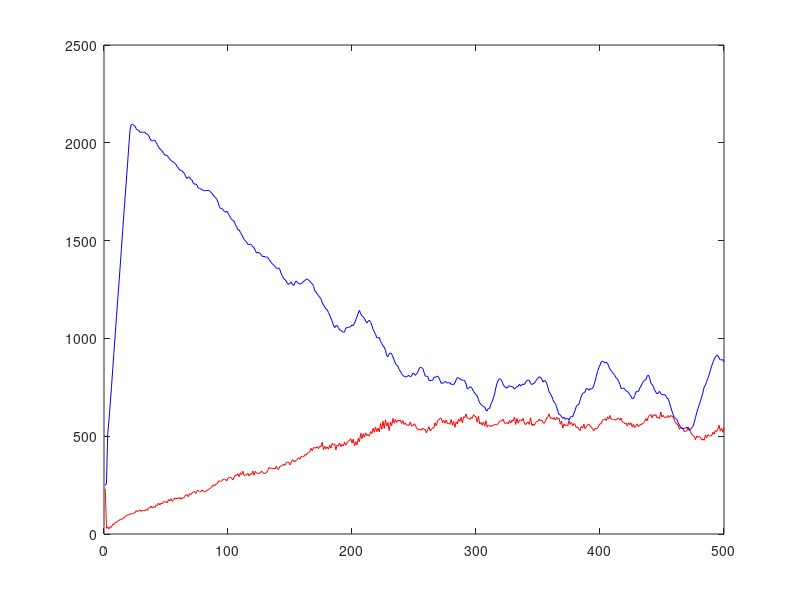

This chart was generated by the following MATLAB code:
pred=[
232,29,36,26,38,34,50,49,58,58,66,69,74,73,80,81,89,93,97,97,104,101,104,107,108,120,114,120,123,115,122,118,120,126,121,134,134,143,133,140,135,148,146,158,148,157,155,166,164,164,160,176,169,180,167,173,184,180,184,179,187,178,185,184,190,199,201,191,206,202,209,215,217,207,221,222,216,216,225,219,215,217,223,227,231,236,241,251,245,255,255,267,272,269,271,280,280,279,272,285,287,291,284,277,291,302,300,308,293,313,304,321,299,302,301,310,297,308,305,322,300,320,312,309,311,313,322,314,309,311,312,324,340,336,336,333,337,333,346,331,333,346,348,351,357,351,366,367,367,353,366,380,374,369,376,382,390,383,397,394,395,406,404,412,416,422,438,426,442,440,440,446,437,449,447,469,431,448,436,445,434,454,439,463,456,461,430,456,450,465,447,458,450,470,454,466,474,478,487,465,485,451,472,455,489,471,515,487,513,495,517,503,508,500,524,513,540,520,547,523,541,522,565,536,577,540,584,553,570,529,573,554,591,566,586,570,582,578,583,565,580,560,568,556,558,555,573,552,552,564,558,543,533,533,537,530,541,534,535,517,533,549,526,535,543,541,569,553,579,583,592,591,570,581,566,582,563,566,561,586,556,576,546,574,562,587,576,597,568,600,595,613,593,591,586,596,591,610,602,600,571,601,563,570,556,573,552,579,547,556,555,549,554,556,561,557,560,565,577,579,579,587,566,566,570,563,580,567,583,577,598,560,591,566,583,584,578,591,567,559,567,573,560,594,555,563,554,570,575,577,588,578,583,570,566,578,593,600,614,591,594,587,595,583,597,587,591,561,578,541,563,554,558,553,579,560,570,552,565,559,542,547,536,529,550,541,562,538,549,559,561,551,549,536,528,540,537,542,554,563,564,583,586,587,580,599,588,606,588,586,585,583,584,590,593,582,593,573,572,564,567,552,569,559,567,547,561,544,555,563,549,555,562,562,567,575,590,579,599,607,611,594,610,603,611,594,596,590,623,598,607,595,598,596,606,596,606,602,599,580,568,562,557,535,545,541,538,523,526,526,548,537,522,511,503,500,482,501,494,498,494,481,485,479,506,492,508,502,502,501,520,510,529,524,535,556,527,541,520,545,];
prey=[
248,260,511,582,663,748,839,928,1018,1105,1192,1277,1365,1456,1546,1635,1722,1805,1891,1984,2065,2094,2094,2089,2085,2072,2065,2064,2054,2054,2054,2054,2054,2046,2044,2037,2022,2012,2009,2013,2013,2002,1991,1978,1969,1965,1957,1947,1938,1936,1936,1925,1918,1909,1905,1902,1896,1889,1878,1870,1862,1858,1856,1849,1842,1825,1817,1826,1823,1813,1809,1794,1788,1790,1783,1770,1767,1765,1761,1757,1754,1756,1756,1757,1755,1748,1742,1732,1726,1719,1711,1696,1674,1664,1664,1659,1649,1645,1650,1642,1629,1617,1608,1603,1599,1581,1569,1555,1555,1542,1530,1518,1505,1500,1492,1481,1480,1481,1479,1469,1463,1451,1436,1440,1437,1435,1424,1418,1420,1416,1416,1415,1403,1396,1387,1379,1374,1367,1359,1358,1360,1349,1329,1318,1305,1300,1293,1280,1276,1282,1288,1275,1271,1285,1294,1286,1280,1278,1280,1284,1293,1295,1303,1303,1297,1293,1284,1279,1266,1243,1237,1225,1220,1209,1203,1182,1171,1161,1150,1147,1132,1119,1103,1088,1069,1055,1064,1066,1055,1043,1042,1035,1032,1032,1053,1055,1056,1058,1061,1069,1065,1078,1095,1109,1129,1143,1126,1115,1111,1101,1089,1079,1087,1093,1082,1067,1046,1034,1021,1003,1003,1004,985,974,962,955,939,911,907,921,926,920,905,890,873,862,859,841,832,820,811,806,805,802,809,810,804,807,822,820,811,818,826,843,853,850,847,829,808,806,807,787,782,787,786,800,802,803,808,799,785,770,770,774,779,777,771,774,773,765,765,763,773,788,800,798,794,788,786,786,783,766,742,745,753,751,742,729,721,711,706,686,671,662,657,650,650,633,629,643,642,663,677,695,715,747,772,788,794,790,780,762,754,748,746,754,758,754,753,751,740,747,754,754,766,756,763,767,764,777,784,788,785,770,764,768,771,780,791,795,804,802,792,777,783,784,770,750,726,717,706,687,674,667,650,628,611,609,599,591,597,586,591,591,582,597,601,600,617,633,654,659,663,685,706,719,722,727,744,742,735,743,741,745,759,781,806,830,850,863,880,884,879,874,878,873,859,842,836,827,817,811,798,795,780,765,745,743,747,739,732,728,724,712,704,692,692,707,727,728,729,746,756,769,780,788,788,807,812,799,771,764,754,737,725,716,722,730,717,713,712,713,707,695,690,673,649,629,610,595,591,585,569,557,546,542,538,540,542,545,541,530,535,543,550,571,595,620,641,661,679,700,724,751,761,780,796,815,836,858,876,893,904,913,912,900,891,890,892,880,];
plot(pred,'r');
hold on;
plot(prey,'b');
